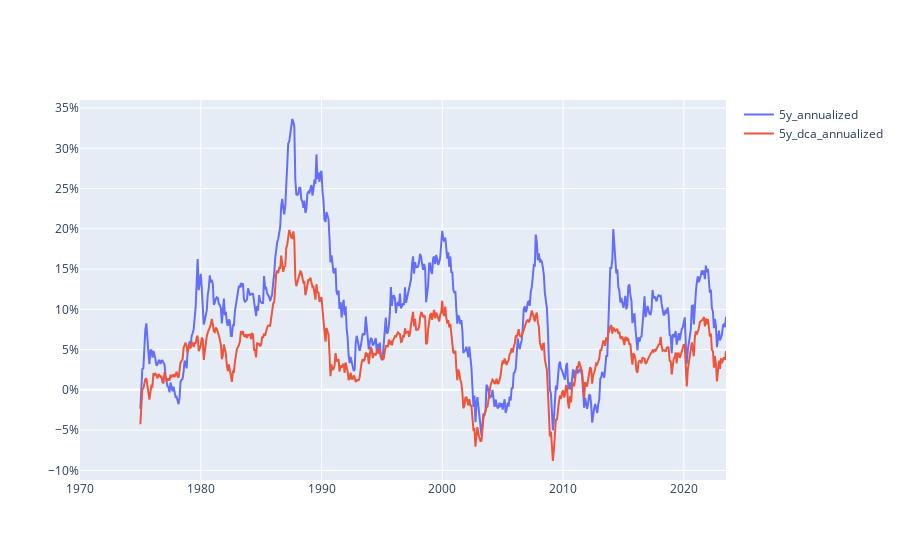

Notebook source saved alongside this figure:
### Code cell
go.Figure(
    [
        go.Scatter(
            x=df['date'],
            y=df[column],
            name=column,
            mode='lines'
            )
        for column in ['5y_annualized', '5y_dca_annualized']
    ],
    layout = go.Layout(
        yaxis=dict(
            tickformat='.0%',
        )
    )
)

### Figure 1 — Plotly figure (JSON) as saved in the notebook; plotly's stock layout.template omitted (floating-point values rounded to 4 significant figures; data arrays with more than 128 entries replaced by an {"elided": "..."} marker saying what was removed)
{"data": [{"mode": "lines", "name": "5y_annualized", "type": "scatter", "x": {"elided": "643 str values"}, "y": {"elided": "643 float values"}}, {"mode": "lines", "name": "5y_dca_annualized", "type": "scatter", "x": {"elided": "643 str values"}, "y": {"elided": "643 float values"}}], "layout": {"yaxis": {"tickformat": ".0%"}}}
